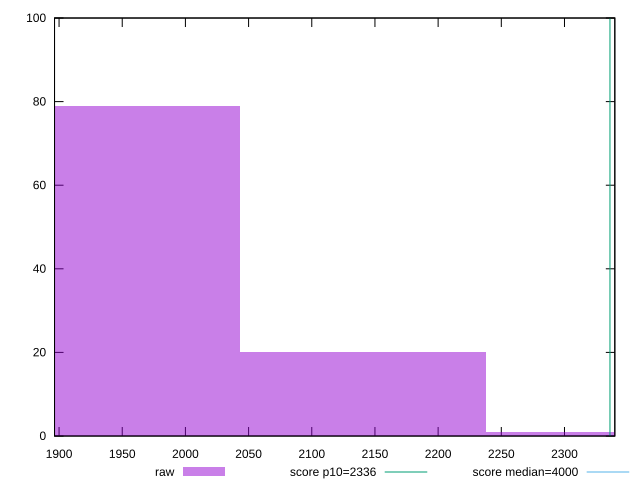

The gnuplot source for this figure:
reset

$raw <<EOF
2335.006739562801 1
1945.8389496356676 79
2140.4228445992344 20
EOF

set key outside below
set boxwidth 194.58389496356676
set xrange [1896.4170000000004:2339.8430500000004]
set yrange [0:100]
set trange [0:100]
set style fill transparent solid 0.5 noborder

set parametric
set terminal svg size 640, 490 enhanced background rgb 'white'
set output "report_00018_2021-02-10T15-25-16.877Z/first-meaningful-paint/samples/pages+cached+noadtech/raw/histogram.svg"

plot $raw title "raw" with boxes, \
     2336,t title "score p10=2336", \
     4000,t title "score median=4000"

reset
